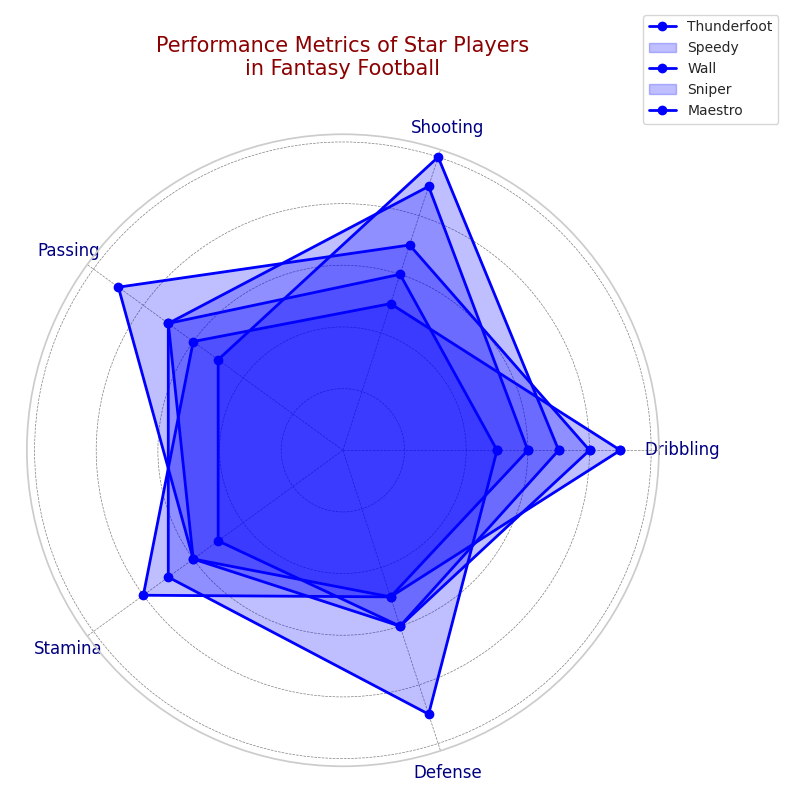

The Python source for this figure:
import matplotlib.pyplot as plt
import numpy as np

players = ['Thunderfoot', 'Speedy', 'Wall', 'Sniper', 'Maestro']
skills = ['Dribbling', 'Shooting', 'Passing', 'Stamina', 'Defense']

performance_data = [
    [6, 9, 7, 6, 5],  # Thunderfoot
    [9, 5, 6, 8, 5],  # Speedy
    [5, 6, 7, 7, 9],  # Wall
    [7, 10, 5, 5, 6], # Sniper
    [8, 7, 9, 6, 6]   # Maestro
]

performance_data = [np.array(player + [player[0]]) for player in performance_data]
num_vars = len(skills)

angles = np.linspace(0, 2 * np.pi, num_vars, endpoint=False).tolist()
angles += angles[:1]

fig, ax = plt.subplots(figsize=(8, 8), subplot_kw=dict(polar=True))

# Use a single consistent color across all data groups
consistent_color = 'blue'
for player_data in performance_data:
    ax.plot(angles, player_data, linewidth=2, color=consistent_color, linestyle='-', marker='o')
    ax.fill(angles, player_data, color=consistent_color, alpha=0.25)

ax.set_yticklabels([])
ax.set_xticks(angles[:-1])
ax.set_xticklabels(skills, fontsize=12, color='navy')

plt.title("Performance Metrics of Star Players\nin Fantasy Football", size=15, color='darkred', y=1.08)
ax.legend(players, loc='upper right', bbox_to_anchor=(1.2, 1.2), fontsize=10)

ax.grid(color='grey', linestyle='--', linewidth=0.5)
plt.tight_layout()

plt.show()
